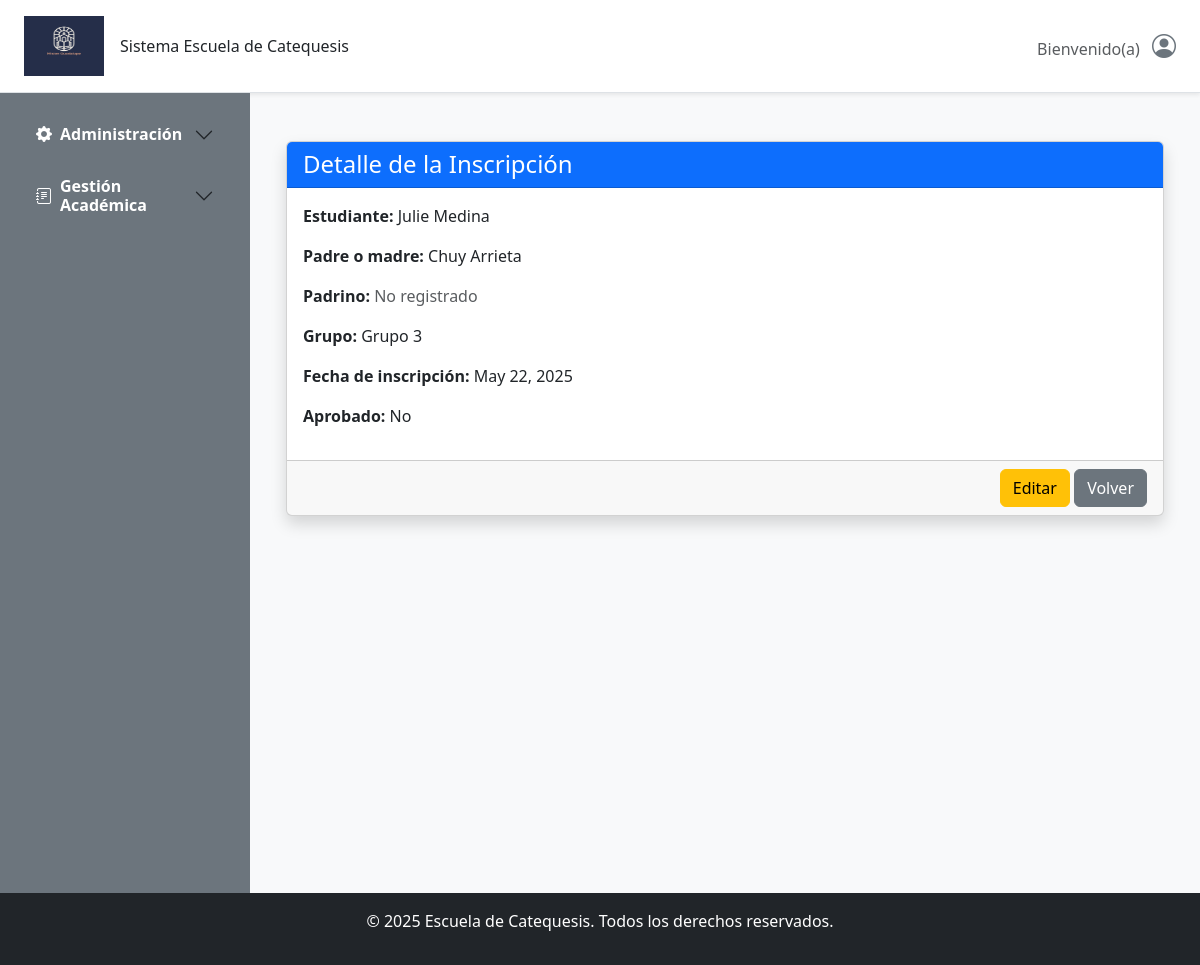
/inscripcion/inscripciones/grupo/1/detalle/4/, run on the app's committed database.
### gestion/models.py (models this page shows, shortened)
class AuditModel(models.Model):
    creado_por = models.CharField(max_length=150, blank=True, null=True, editable=False)
    actualizado_por = models.CharField(max_length=150, blank=True, null=True, editable=False)
    fecha_creacion = models.DateTimeField(auto_now_add=True)
    ultima_actualizacion = models.DateTimeField(auto_now=True)
    class Meta:
        abstract = True

class Inscripcion(AuditModel):
    estudiante = models.ForeignKey('Estudiante', on_delete=models.CASCADE)  # <--- Cambiado
    grupo = models.ForeignKey(Grupo, on_delete=models.CASCADE)
    fecha_inscripcion = models.DateField(auto_now_add=True)
    aprobado = models.BooleanField(default=False)
    class Meta:
        unique_together = ('estudiante', 'grupo')  # Un estudiante no puede inscribirse 2 veces al mismo curso

class BaseModel(models.Model):
    nombres = models.CharField(max_length=100, blank=False,null=False)
    apellidos = models.CharField(max_length=100, blank=True,null=False)
    direccion = models.CharField(max_length=250, blank=True)
    codigo_postal = models.CharField(max_length=10, blank=True)
    telefono = models.CharField(max_length=15, blank=True)
    email = models.EmailField(blank=True)
    class Meta:
        abstract = True  # Esto indica que no se creará una tabla para este modelo

class Estudiante(BaseModel, AuditModel):
    padre = models.ForeignKey(Padre, on_delete=models.CASCADE, null=True, blank=True, related_name='estudiantes')
    padrino = models.ForeignKey(Padrino, on_delete=models.CASCADE, null=True, blank=True,related_name='estudiantes' )
    photo = models.ImageField(upload_to='documentos/Catequisandos/photos/', blank=True, null=True,
            default='documentos/Catequisandos/photos/default_photo.jpg')
    fecha_nacimiento = models.DateField()
    acta_bautismo = models.FileField(upload_to='documentos/Catequisandos/actas_bautismo/', blank=True, null=True)
    acta_nacimiento = models.FileField(upload_to='documentos/Catequisandos/actas_nacimiento/', blank=True, null=True)
    acta_comunion = models.FileField(upload_to='documentos/Catequisandos/actas_comunion/', blank=True, null=True)
    acta_catequesis = models.FileField(upload_to='documentos/Catequisandos/actas_catequesis/', blank=True, null=True)
    class Meta:
        verbose_name = 'Estudiante'
        verbose_name_plural = 'Estudiantes'

class Padre(BaseModel, AuditModel):
    class Meta:
        verbose_name = 'Padre'
        verbose_name_plural = 'Padres'

class Grupo(models.Model):
    curso_anual = models.ForeignKey(CursoAnual, on_delete=models.CASCADE)
    nombre = models.CharField(max_length=50)
    cupo_maximo = models.PositiveIntegerField(default=20)
    catequistas = models.ManyToManyField('Catequista', blank=True)  # <--- Cambiado
    def __str__(self):
        return self.nombre

### gestion/views/inscripcion_views.py (the view)
# urls.py: path('inscripciones/grupo/<int:grupo_id>/detalle/<int:pk>/', InscripcionDetailView.as_view(), name='inscripcion_detail'),
class InscripcionDetailView(DetailView):
    model = Inscripcion
    template_name = 'Gestion/Inscripciones/inscripcion_detail.html'
    context_object_name = 'inscripcion'
    def get_context_data(self, **kwargs):
        context = super().get_context_data(**kwargs)
        grupo = self.object.grupo  # asumiendo Inscripcion tiene FK grupo
        context['grupo'] = grupo
        return context

### templates/Gestion/Inscripciones/inscripcion_detail.html
{% extends "base.html" %}
{% block content %}
<div class="container mt-4">
    <div class="card shadow rounded">
        <div class="card-header bg-primary text-white">
            <h4 class="mb-0">Detalle de la Inscripción</h4>
        </div>
        <div class="card-body">
            <p><strong>Estudiante:</strong> {{ inscripcion.estudiante.nombres }} {{ inscripcion.estudiante.apellidos }}</p>
            <p><strong>Padre o madre:</strong>
                {% if inscripcion.estudiante.padre %}
                    {{ inscripcion.estudiante.padre.nombres }} {{ inscripcion.estudiante.padre.apellidos }}
                {% else %}
                    <span class="text-muted">No registrado</span>
                {% endif %}
            </p>
            <p><strong>Padrino:</strong>
                {% if inscripcion.padrino %}
                    {{ inscripcion.padrino.nombres }} {{ inscripcion.padrino.apellidos }}
                {% else %}
                    <span class="text-muted">No registrado</span>
                {% endif %}
            </p>
            <p><strong>Grupo:</strong> {{ inscripcion.grupo }}</p>
            <p><strong>Fecha de inscripción:</strong> {{ inscripcion.fecha_inscripcion }}</p>
            <p><strong>Aprobado:</strong> {{ inscripcion.aprobado|yesno:"Sí,No" }}</p>
        </div>
        <div class="card-footer text-end">
            <a href="{% url 'inscripcion_update' inscripcion.grupo.id inscripcion.pk %}" class="btn btn-warning">Editar</a>
            <a href="{% url 'inscripcion_list' inscripcion.grupo.id %}" class="btn btn-secondary">Volver</a>
        </div>
    </div>
</div>
{% endblock %}

### data on the page
Inscripcion: estudiante.nombres "Julie", estudiante.apellidos "Medina", estudiante.padre.nombres "Chuy", estudiante.padre.apellidos "Arrieta", grupo "Grupo 3", fecha_inscripcion "May 22, 2025", aprobado "No"
